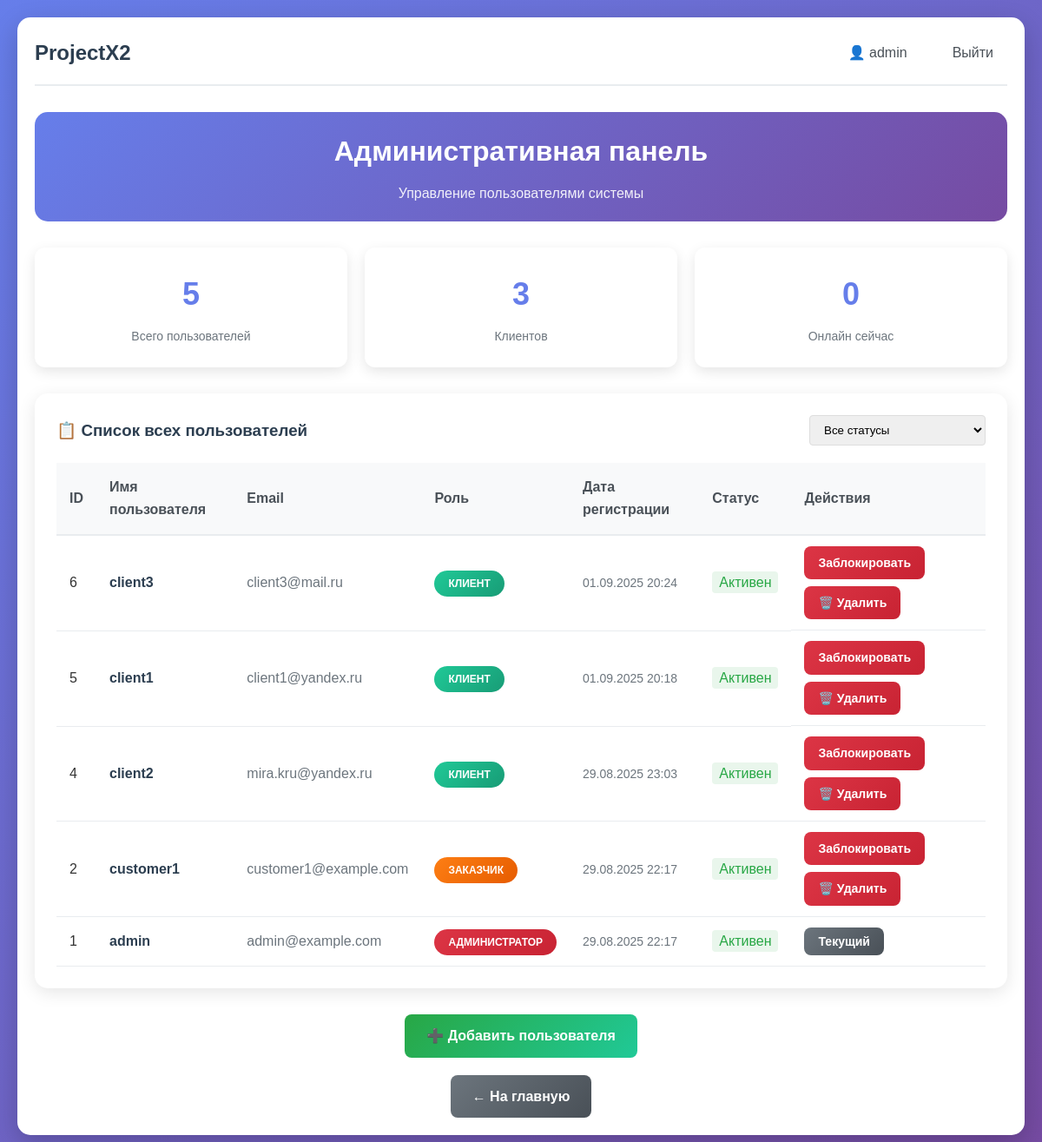
/admin/users (signed in), run on an earlier commit of the app's database.
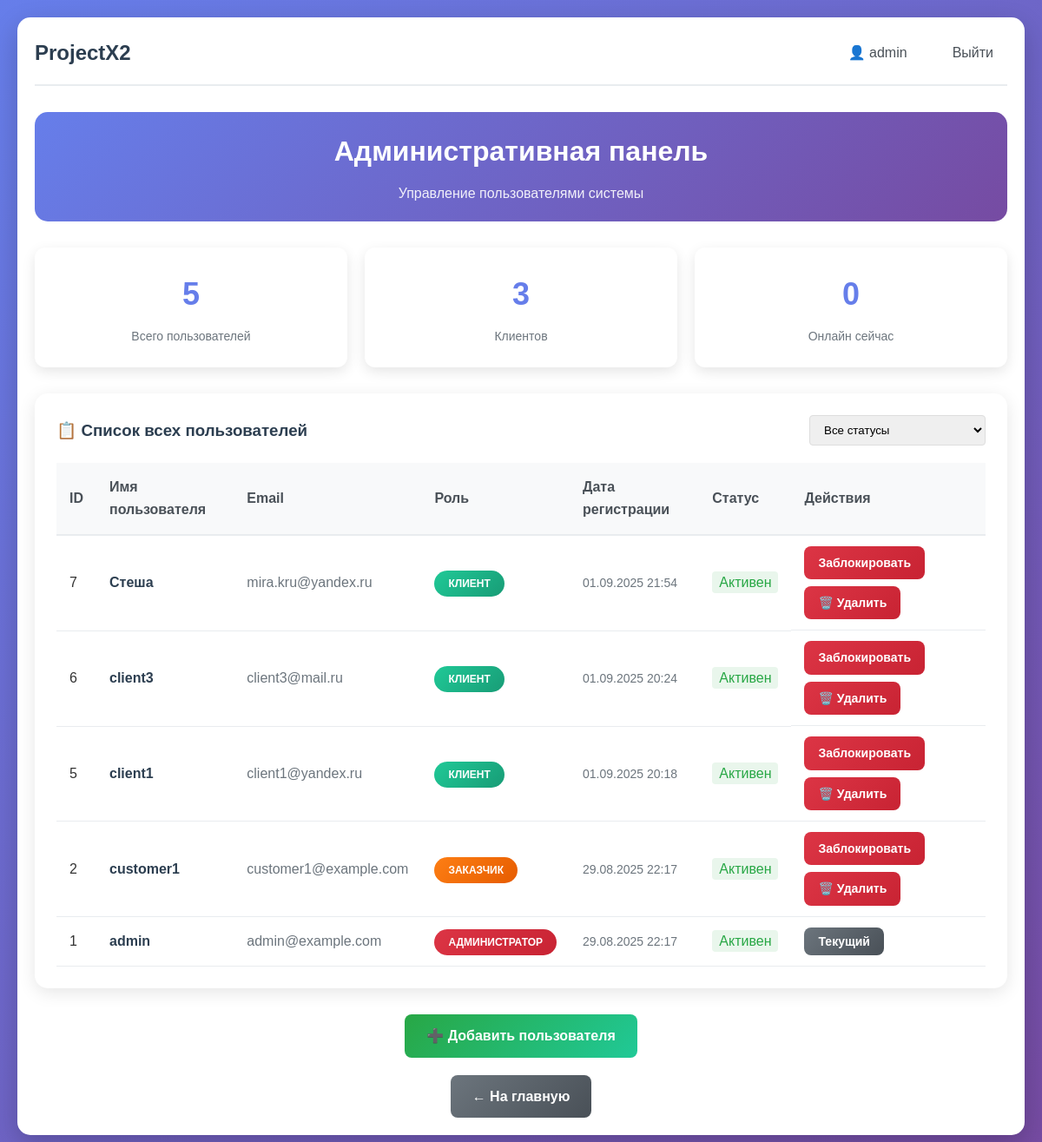
And on a later commit of the database.
### app.py (models this page shows, shortened)
class User(UserMixin, db.Model):
    __tablename__ = 'users'
    id = db.Column(db.Integer, primary_key=True)
    username = db.Column(db.String(64), unique=True, nullable=False)
    email = db.Column(db.String(120), unique=True, nullable=False)
    password_hash = db.Column(db.String(256), nullable=False)
    role = db.Column(db.String(20), nullable=False)
    created_at = db.Column(db.DateTime, default=datetime.utcnow)
    is_active = db.Column(db.Boolean, default=True)
    services = db.relationship('UserService', backref='user', lazy=True)
    balance = db.Column(db.Float, default=0.0)  # Баланс для клиентов

### app.py (the view)
@app.route('/admin/users')
@login_required
def admin_users():
    if current_user.role != 'admin':
        flash('Доступ запрещен. Только для администраторов.', 'error')
        return redirect(url_for('index'))
    users = User.query.order_by(User.created_at.desc()).all()
    return render_template('admin_users.html', users=users)

### app.py (called while the page is built)
@login_manager.user_loader
def load_user(user_id):
    return db.session.get(User, int(user_id))

@app.before_request
def check_user_active():
    if current_user.is_authenticated and not current_user.is_active:
        logout_user()
        flash('Ваш аккаунт заблокирован. Обратитесь к администратору.', 'error')
        return redirect(url_for('login'))

### templates/admin_users.html (shortened to what this page needs)
{% extends "base.html" %}
{% block content %}
<div class="admin-container">
    <div class="admin-header">
        <h2> Административная панель</h2>
        <p class="admin-subtitle">Управление пользователями системы</p>
    </div>
    <div class="admin-stats">
        <div class="stats-grid">
            <div class="stat-card">
                <div class="stat-number">{{ users|length }}</div>
                <div class="stat-label">Всего пользователей</div>
            </div>
            <div class="stat-card">
                <div class="stat-number">{{ users|selectattr('role', 'equalto', 'client')|list|length }}</div>
                <div class="stat-label">Клиентов</div>
            </div>
            <div class="stat-card">
                <div class="stat-number">0</div>
                <div class="stat-label">Онлайн сейчас</div>
            </div>
        </div>
    </div>
    <div class="users-table-container">
        <div class="table-header">
            <h3>📋 Список всех пользователей</h3>
            <div class="table-actions">
                <select id="filterStatus" class="filter-select">
                    <option value="all">Все статусы</option>
                </select>
            </div>
        </div>
        <div class="table-responsive">
            <table class="users-table">
                <thead>
                    <tr>
                        <th>ID</th>
                        <th>Имя пользователя</th>
                        <th>Email</th>
                        <th>Роль</th>
                        <th>Дата регистрации</th>
                        <th>Статус</th>
                        <th>Действия</th>
                    </tr>
                </thead>
                <tbody>
                    {% for user in users %}
                    <tr class="user-row" data-status="{{ 'active' if user.is_active else 'inactive' }}">
                        <td class="user-id">{{ user.id }}</td>
                        <td class="user-username">
                            <strong>{{ user.username }}</strong>
                        </td>
                        <td class="user-email">{{ user.email }}</td>
                        <td class="user-role">
                            <span class="role-badge role-{{ user.role }}">
                                {% if user.role == 'admin' %}
                                    Администратор
                                {% elif user.role == 'customer' %}
                                    Заказчик
                                {% else %}
                                    Клиент
                                {% endif %}
                            </span>
                        </td>
                        <td class="user-created">{{ user.created_at.strftime('%d.%m.%Y %H:%M') }}</td>
                        <td class="user-status">
                            <span class="status-{{ 'active' if user.is_active else 'inactive' }}">
                                {{ 'Активен' if user.is_active else 'Заблокирован' }}
                            </span>
                        </td>
                        <td class="user-actions">
                            {% if user.id != current_user.id %}
                                <a href="{{ url_for('toggle_user', user_id=user.id) }}"
                                   class="btn btn-sm btn-{{ 'success' if not user.is_active else 'danger' }}"
                                   onclick="return confirm('Вы уверены, что хотите {{ 'разблокировать' if not user.is_active else 'заблокировать' }} пользователя {{ user.username }}?')">
                                    {{ 'Разблокировать' if not user.is_active else 'Заблокировать' }}
                                </a>
                                <a href="{{ url_for('delete_user', user_id=user.id) }}"
                                   class="btn btn-sm btn-danger"
                                   onclick="return confirm('⚠️ ВНИМАНИЕ! Вы уверены, что хотите полностью удалить пользователя {{ user.username }}? Это действие невозможно отменить! Все данные пользователя будут безвозвратно удалены.')">
                                    🗑️ Удалить
                                </a>
                            {% else %}
                                <button class="btn btn-sm btn-secondary" disabled>Текущий</button>
                            {% endif %}
                        </td>
                    </tr>
                    {% endfor %}
                </tbody>
            </table>
        </div>
    </div>
    <div class="add-user-container" style="text-align: center; margin: 20px 0;">
        <a href="{{ url_for('admin_add_user') }}" class="btn btn-success">
            ➕ Добавить пользователя
        </a>
    </div>
    <div class="admin-actions">
        <a href="{{ url_for('index') }}" class="btn btn-secondary">← На главную</a>
    </div>
</div>
{% endblock %}

### templates/base.html (shortened to what this page needs)
<!DOCTYPE html>
<html lang="ru">
<head>
    <link rel="stylesheet" href="{{ url_for('static', filename='css/style.css') }}">
</head>
<body>
    <div class="container">
        <nav class="navbar">
            <h1><a href="/" class="nav-logo">ProjectX2</a></h1>
            <div class="nav-links">
                {% if current_user.is_authenticated %}
                    <a href="/profile" class="nav-link">👤 {{ current_user.username }}</a>
                    <a href="/logout" class="nav-link">Выйти</a>
                {% else %}
                    <a href="/login" class="nav-link">Войти</a>
                    <a href="/register" class="nav-link">Регистрация</a>
                {% endif %}
            </div>
        </nav>
        <main>
            {% block content %}{% endblock %}
        </main>
    </div>
</body>
</html>

### static/css/style.css (style rules this page uses)
* { margin: 0; padding: 0; box-sizing: border-box; }
body { font-family: 'Arial', sans-serif; line-height: 1.6; color: #333; background: linear-gradient(135deg, #667eea 0%, #764ba2 100%); min-height: 100vh; padding: 20px; }
.container { max-width: 1200px; margin: 0 auto; background: white; padding: 20px; border-radius: 15px; box-shadow: 0 10px 30px rgba(0, 0, 0, 0.2); }
.navbar { display: flex; justify-content: space-between; align-items: center; margin-bottom: 30px; padding-bottom: 15px; border-bottom: 2px solid #e9ecef; }
.nav-logo { text-decoration: none; color: #2c3e50; font-size: 24px; font-weight: bold; }
.nav-links { display: flex; gap: 20px; align-items: center; }
.nav-link { text-decoration: none; color: #495057; padding: 8px 16px; border-radius: 8px; transition: all 0.3s ease; font-weight: 500; }
.btn { padding: 12px 25px; border: none; border-radius: 8px; cursor: pointer; font-size: 16px; text-decoration: none; display: inline-block; text-align: center; transition: all 0.3s ease; font-weight: 600; }
.btn-success { background: linear-gradient(135deg, #28a745 0%, #20c997 100%); color: white; }
.btn-danger { background: linear-gradient(135deg, #dc3545 0%, #c82333 100%); color: white; }
.btn-secondary { background: linear-gradient(135deg, #6c757d 0%, #495057 100%); color: white; }
.btn-sm { padding: 8px 16px; font-size: 14px; }
.container { animation: fadeIn 0.6s ease-out; }
.role-badge { padding: 8px 16px; border-radius: 20px; font-size: 12px; font-weight: bold; text-transform: uppercase; }
.role-admin { background: linear-gradient(135deg, #dc3545 0%, #c82333 100%); color: white; }
.role-customer { background: linear-gradient(135deg, #fd7e14 0%, #e65c00 100%); color: white; }
.role-client { background: linear-gradient(135deg, #20c997 0%, #189c76 100%); color: white; }
.status-active { color: #28a745; font-weight: bold; }
.stats-grid { display: grid; grid-template-columns: repeat(auto-fit, minmax(150px, 1fr)); gap: 20px; }
.stat-number { font-size: 28px; font-weight: bold; color: #667eea; margin-bottom: 5px; }
.stat-label { font-size: 14px; color: #6c757d; font-weight: 500; }
.admin-container { max-width: 1400px; margin: 0 auto; }
.admin-header { text-align: center; margin-bottom: 30px; padding: 20px; background: linear-gradient(135deg, #667eea 0%, #764ba2 100%); border-radius: 15px; color: white; }
.admin-header h2 { margin: 0; font-size: 32px; }
.admin-subtitle { margin: 10px 0 0 0; opacity: 0.9; font-size: 16px; }
.admin-stats { margin-bottom: 30px; }
.stats-grid { display: grid; grid-template-columns: repeat(auto-fit, minmax(200px, 1fr)); gap: 20px; margin-bottom: 30px; }
.stat-card { background: white; padding: 25px; border-radius: 12px; text-align: center; box-shadow: 0 5px 15px rgba(0,0,0,0.1); transition: transform 0.3s ease; }
.stat-card .stat-number { font-size: 36px; font-weight: bold; color: #667eea; margin-bottom: 8px; }
.stat-card .stat-label { color: #6c757d; font-weight: 500; font-size: 14px; }
.users-table-container { background: white; border-radius: 15px; padding: 25px; box-shadow: 0 5px 20px rgba(0,0,0,0.1); margin-bottom: 30px; }
.table-header { display: flex; justify-content: space-between; align-items: center; margin-bottom: 20px; flex-wrap: wrap; gap: 15px; }
.table-header h3 { margin: 0; color: #2c3e50; }
.table-responsive { overflow-x: auto; }
.users-table { width: 100%; border-collapse: collapse; background: white; }
.users-table th { background: #f8f9fa; padding: 15px; text-align: left; font-weight: 600; color: #495057; border-bottom: 2px solid #e9ecef; }
.users-table td { padding: 12px 15px; border-bottom: 1px solid #e9ecef; vertical-align: middle; }
.user-username strong { color: #2c3e50; }
.user-email { color: #6c757d; }
.user-created { color: #6c757d; font-size: 14px; }
.user-actions { display: flex; gap: 8px; flex-wrap: wrap; }
.admin-actions { display: flex; gap: 15px; justify-content: center; flex-wrap: wrap; }
.status-active { background-color: #d4edda; color: #155724; }

### templates/admin_users.html (style rules this page uses)
.status-active { color: #28a745; font-weight: 500; background: rgba(40, 167, 69, 0.1); padding: 4px 8px; border-radius: 4px; }
.filter-select { padding: 8px 12px; border: 1px solid #ddd; border-radius: 4px; margin-left: 10px; }
.user-actions { text-align: center; min-width: 140px; }
.table-header { display: flex; justify-content: space-between; align-items: center; margin-bottom: 20px; }
.table-actions { display: flex; gap: 10px; }

What changed in the data, as far as the page shows it:
removed User: id "4", username "client2", email "mira.kru@yandex.ru", role "КЛИЕНТ", created_at "29.08.2025 23:03", is_active "Активен", is_active "Заблокировать"
added User: id "7", username "Стеша", email "mira.kru@yandex.ru", role "КЛИЕНТ", created_at "01.09.2025 21:54", is_active "Активен", is_active "Заблокировать"
